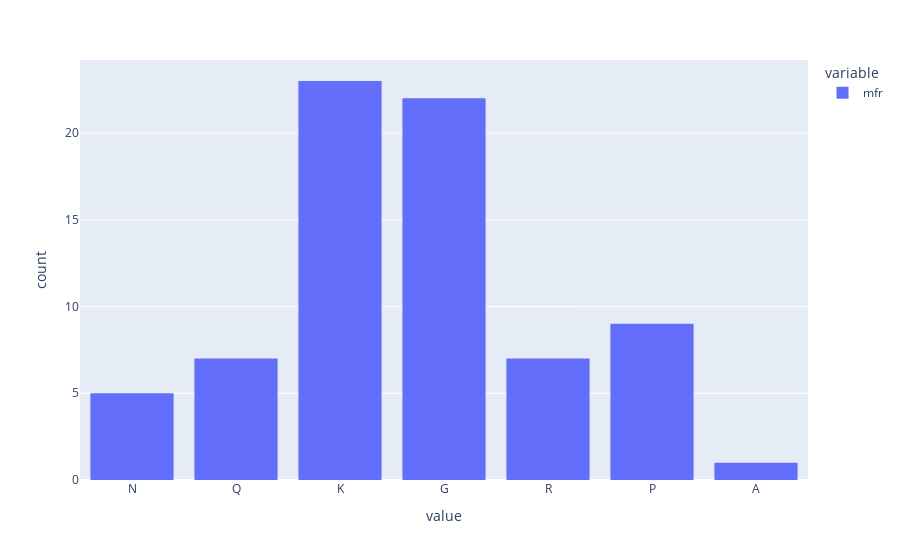

Here is the notebook cell this chart was saved with:
### Markdown cell above
Scatterplots with the nominal variables (`mfr` and `type`) aren't that useful, but the numeric scatterplots are interesting.
One in particular that stands out is `rating`, which seems to be negatively related to sugar in a linear way.
That would make sense if the ratings came from Consumer Reports rather than customers!

We could also do histograms to see how the predictor variables are distributed if we wanted to.
However, gradient boosting is such a powerful and flexible method that it is pretty tolerant of data craziness.

Even still, since this is a classification problem, it would be useful to know if our classes are **balanced**, since we know that imbalance means a harder problem.
We could look at balance as a table of frequencies or even percentages, but let's do a plot of frequencies, i.e. a histogram:

- `with px do histogram using` a list containing
    - `dataframe [ ]` with `"mfr"` inside

### Code cell
px.histogram(dataframe['mfr'])

#<xml xmlns="https://developers.google.com/blockly/xml"><variables><variable id="+yh,Zg{hON]zy6D~.rH#">px</variable><variable id="Y+grzOaS*0=OHV6zO8m/">dataframe</variable></variables><block type="varDoMethod" id="f`W@,!`/{w:Mj8xg1c]%" x="0" y="0"><mutation items="1"></mutation><field name="VAR" id="+yh,Zg{hON]zy6D~.rH#">px</field><field name="MEMBER">histogram</field><data>px:histogram</data><value name="ADD0"><block type="indexer" id="#!+Kd;mxEF]`cWne+n~|"><field name="VAR" id="Y+grzOaS*0=OHV6zO8m/">dataframe</field><value name="INDEX"><block type="text" id="~]%m(s^J`@}uN7=L8e`t"><field name="TEXT">mfr</field></block></value></block></value></block></xml>

### Figure 1 — Plotly figure (JSON) as saved in the notebook; plotly's stock layout.template omitted (floating-point values rounded to 4 significant figures)
{"data": [{"bingroup": "x", "hovertemplate": "variable=mfr<br>value=%{x}<br>count=%{y}<extra></extra>", "legendgroup": "mfr", "marker": {"color": "#636efa", "pattern": {"shape": ""}}, "name": "mfr", "orientation": "v", "showlegend": true, "type": "histogram", "x": ["N", "Q", "K", "K", "G", "K", "G", "R", "P", "Q", "G", "G", "G", "G", "R", "K", "K", "G", "K", "K", "G", "R", "K", "K", "K", "P", "K", "P", "P", "G", "P", "P", "P", "Q", "G", "P", "K", "K", "G", "Q", "G", "A", "R", "R", "K", "G", "K", "K", "K", "G", "P", "K", "Q", "Q", "Q", "K", "G", "K", "R", "K", "N", "N", "N", "K", "K", "N", "G", "G", "G", "G", "G", "R", "G", "G"], "xaxis": "x", "yaxis": "y"}], "layout": {"barmode": "relative", "legend": {"title": {"text": "variable"}, "tracegroupgap": 0}, "margin": {"t": 60}, "xaxis": {"anchor": "y", "domain": [0, 1], "title": {"text": "value"}}, "yaxis": {"anchor": "x", "domain": [0, 1], "title": {"text": "count"}}}}
